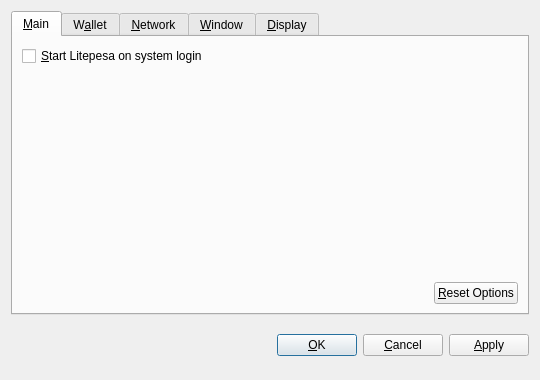
<?xml version="1.0" encoding="UTF-8"?>
<ui version="4.0">
 <class>OptionsDialog</class>
 <widget class="QDialog" name="OptionsDialog">
  <property name="geometry">
   <rect>
    <x>0</x>
    <y>0</y>
    <width>540</width>
    <height>380</height>
   </rect>
  </property>
  <property name="windowTitle">
   <string>Options</string>
  </property>
  <property name="modal">
   <bool>true</bool>
  </property>
  <layout class="QVBoxLayout" name="verticalLayout">
   <item>
    <widget class="QTabWidget" name="tabWidget">
     <property name="tabPosition">
      <enum>QTabWidget::North</enum>
     </property>
     <property name="currentIndex">
      <number>0</number>
     </property>
     <widget class="QWidget" name="tabMain">
      <attribute name="title">
       <string>&amp;Main</string>
      </attribute>
      <layout class="QVBoxLayout" name="verticalLayout_Main">
       <item>
        <widget class="QCheckBox" name="bitcoinAtStartup">
         <property name="toolTip">
          <string>Automatically start Litepesa after logging in to the system.</string>
         </property>
         <property name="text">
          <string>&amp;Start Litepesa on system login</string>
         </property>
        </widget>
       </item>
       <item>
        <spacer name="verticalSpacer_Main">
         <property name="orientation">
          <enum>Qt::Vertical</enum>
         </property>
         <property name="sizeHint" stdset="0">
          <size>
           <width>20</width>
           <height>40</height>
          </size>
         </property>
        </spacer>
       </item>
       <item>
        <layout class="QHBoxLayout" name="horizontalLayout_2_Main">
         <item>
          <spacer name="horizontalSpacer_2_Main">
           <property name="orientation">
            <enum>Qt::Horizontal</enum>
           </property>
           <property name="sizeHint" stdset="0">
            <size>
             <width>40</width>
             <height>20</height>
            </size>
           </property>
          </spacer>
         </item>
         <item>
          <widget class="QPushButton" name="resetButton">
           <property name="toolTip">
            <string>Reset all client options to default.</string>
           </property>
           <property name="text">
            <string>&amp;Reset Options</string>
           </property>
           <property name="autoDefault">
            <bool>false</bool>
           </property>
          </widget>
         </item>
        </layout>
       </item>
      </layout>
     </widget>
     <widget class="QWidget" name="tabWallet">
      <attribute name="title">
       <string>W&amp;allet</string>
      </attribute>
      <layout class="QVBoxLayout" name="verticalLayout_Network">
       <item>
        <widget class="QLabel" name="transactionFeeInfoLabel">
         <property name="text">
          <string>Optional transaction fee per kB that helps make sure your transactions are processed quickly. Most transactions are 1 kB.</string>
         </property>
         <property name="textFormat">
          <enum>Qt::PlainText</enum>
         </property>
         <property name="wordWrap">
          <bool>true</bool>
         </property>
        </widget>
       </item>
       <item>
        <layout class="QHBoxLayout" name="horizontalLayout_1_Main">
         <item>
          <widget class="QLabel" name="transactionFeeLabel">
           <property name="text">
            <string>Pay transaction &amp;fee</string>
           </property>
           <property name="textFormat">
            <enum>Qt::PlainText</enum>
           </property>
           <property name="buddy">
            <cstring>transactionFee</cstring>
           </property>
          </widget>
         </item>
         <item>
          <widget class="BitcoinAmountField" name="transactionFee"/>
         </item>
         <item>
          <spacer name="horizontalSpacer_1_Main">
           <property name="orientation">
            <enum>Qt::Horizontal</enum>
           </property>
           <property name="sizeHint" stdset="0">
            <size>
             <width>40</width>
             <height>20</height>
            </size>
           </property>
          </spacer>
         </item>
        </layout>
       </item>
       <item>
        <widget class="QLabel" name="label">
         <property name="text">
          <string>If you disable the spending of unconfirmed change, the change from a transaction cannot be used until that transaction has at least one confirmation. This also affects how your balance is computed.</string>
         </property>
         <property name="wordWrap">
          <bool>true</bool>
         </property>
        </widget>
       </item>
       <item>
        <widget class="QCheckBox" name="spendZeroConfChange">
         <property name="text">
          <string>Spend unconfirmed change  (experts only)</string>
         </property>
        </widget>
       </item>
       <item>
        <spacer name="verticalSpacer">
         <property name="orientation">
          <enum>Qt::Vertical</enum>
         </property>
         <property name="sizeHint" stdset="0">
          <size>
           <width>20</width>
           <height>40</height>
          </size>
         </property>
        </spacer>
       </item>
      </layout>
     </widget>
     <widget class="QWidget" name="tabNetwork">
      <attribute name="title">
       <string>&amp;Network</string>
      </attribute>
      <layout class="QVBoxLayout" name="verticalLayout_Network">
       <item>
        <widget class="QCheckBox" name="mapPortUpnp">
         <property name="toolTip">
          <string>Automatically open the Litepesa client port on the router. This only works when your router supports UPnP and it is enabled.</string>
         </property>
         <property name="text">
          <string>Map port using &amp;UPnP</string>
         </property>
        </widget>
       </item>
       <item>
        <widget class="QCheckBox" name="connectSocks">
         <property name="toolTip">
          <string>Connect to the Litepesa network through a SOCKS proxy (e.g. when connecting through Tor).</string>
         </property>
         <property name="text">
          <string>&amp;Connect through SOCKS proxy:</string>
         </property>
        </widget>
       </item>
       <item>
        <layout class="QHBoxLayout" name="horizontalLayout_Network">
         <item>
          <widget class="QLabel" name="proxyIpLabel">
           <property name="text">
            <string>Proxy &amp;IP:</string>
           </property>
           <property name="textFormat">
            <enum>Qt::PlainText</enum>
           </property>
           <property name="buddy">
            <cstring>proxyIp</cstring>
           </property>
          </widget>
         </item>
         <item>
          <widget class="QValidatedLineEdit" name="proxyIp">
           <property name="maximumSize">
            <size>
             <width>140</width>
             <height>16777215</height>
            </size>
           </property>
           <property name="toolTip">
            <string>IP address of the proxy (e.g. 127.0.0.1)</string>
           </property>
          </widget>
         </item>
         <item>
          <widget class="QLabel" name="proxyPortLabel">
           <property name="text">
            <string>&amp;Port:</string>
           </property>
           <property name="textFormat">
            <enum>Qt::PlainText</enum>
           </property>
           <property name="buddy">
            <cstring>proxyPort</cstring>
           </property>
          </widget>
         </item>
         <item>
          <widget class="QLineEdit" name="proxyPort">
           <property name="maximumSize">
            <size>
             <width>55</width>
             <height>16777215</height>
            </size>
           </property>
           <property name="toolTip">
            <string>Port of the proxy (e.g. 9050)</string>
           </property>
          </widget>
         </item>
         <item>
          <widget class="QLabel" name="socksVersionLabel">
           <property name="text">
            <string>SOCKS &amp;Version:</string>
           </property>
           <property name="textFormat">
            <enum>Qt::PlainText</enum>
           </property>
           <property name="buddy">
            <cstring>socksVersion</cstring>
           </property>
          </widget>
         </item>
         <item>
          <widget class="QValueComboBox" name="socksVersion">
           <property name="toolTip">
            <string>SOCKS version of the proxy (e.g. 5)</string>
           </property>
          </widget>
         </item>
         <item>
          <spacer name="horizontalSpacer_Network">
           <property name="orientation">
            <enum>Qt::Horizontal</enum>
           </property>
           <property name="sizeHint" stdset="0">
            <size>
             <width>40</width>
             <height>20</height>
            </size>
           </property>
          </spacer>
         </item>
        </layout>
       </item>
       <item>
        <spacer name="verticalSpacer_Network">
         <property name="orientation">
          <enum>Qt::Vertical</enum>
         </property>
         <property name="sizeHint" stdset="0">
          <size>
           <width>20</width>
           <height>40</height>
          </size>
         </property>
        </spacer>
       </item>
      </layout>
     </widget>
     <widget class="QWidget" name="tabWindow">
      <attribute name="title">
       <string>&amp;Window</string>
      </attribute>
      <layout class="QVBoxLayout" name="verticalLayout_Window">
       <item>
        <widget class="QCheckBox" name="minimizeToTray">
         <property name="toolTip">
          <string>Show only a tray icon after minimizing the window.</string>
         </property>
         <property name="text">
          <string>&amp;Minimize to the tray instead of the taskbar</string>
         </property>
        </widget>
       </item>
       <item>
        <widget class="QCheckBox" name="minimizeOnClose">
         <property name="toolTip">
          <string>Minimize instead of exit the application when the window is closed. When this option is enabled, the application will be closed only after selecting Quit in the menu.</string>
         </property>
         <property name="text">
          <string>M&amp;inimize on close</string>
         </property>
        </widget>
       </item>
       <item>
        <spacer name="verticalSpacer_Window">
         <property name="orientation">
          <enum>Qt::Vertical</enum>
         </property>
         <property name="sizeHint" stdset="0">
          <size>
           <width>20</width>
           <height>40</height>
          </size>
         </property>
        </spacer>
       </item>
      </layout>
     </widget>
     <widget class="QWidget" name="tabDisplay">
      <attribute name="title">
       <string>&amp;Display</string>
      </attribute>
      <layout class="QVBoxLayout" name="verticalLayout_Display">
       <item>
        <layout class="QHBoxLayout" name="horizontalLayout_1_Display">
         <item>
          <widget class="QLabel" name="langLabel">
           <property name="text">
            <string>User Interface &amp;language:</string>
           </property>
           <property name="textFormat">
            <enum>Qt::PlainText</enum>
           </property>
           <property name="buddy">
            <cstring>lang</cstring>
           </property>
          </widget>
         </item>
         <item>
          <widget class="QValueComboBox" name="lang">
           <property name="toolTip">
            <string>The user interface language can be set here. This setting will take effect after restarting Litepesa.</string>
           </property>
          </widget>
         </item>
        </layout>
       </item>
       <item>
        <layout class="QHBoxLayout" name="horizontalLayout_2_Display">
         <item>
          <widget class="QLabel" name="unitLabel">
           <property name="text">
            <string>&amp;Unit to show amounts in:</string>
           </property>
           <property name="textFormat">
            <enum>Qt::PlainText</enum>
           </property>
           <property name="buddy">
            <cstring>unit</cstring>
           </property>
          </widget>
         </item>
         <item>
          <widget class="QValueComboBox" name="unit">
           <property name="toolTip">
            <string>Choose the default subdivision unit to show in the interface and when sending coins.</string>
           </property>
          </widget>
         </item>
        </layout>
       </item>
       <item>
        <widget class="QCheckBox" name="displayAddresses">
         <property name="toolTip">
          <string>Whether to show Litepesa addresses in the transaction list or not.</string>
         </property>
         <property name="text">
          <string>&amp;Display addresses in transaction list</string>
         </property>
        </widget>
       </item>
       <item>
        <widget class="QCheckBox" name="coinControlFeatures">
         <property name="toolTip">
          <string>Whether to show coin control features or not.</string>
         </property>
         <property name="text">
          <string>Display coin &amp;control features (experts only!)</string>
         </property>
        </widget>
       </item>
       <item>
        <spacer name="verticalSpacer_Display">
         <property name="orientation">
          <enum>Qt::Vertical</enum>
         </property>
         <property name="sizeHint" stdset="0">
          <size>
           <width>20</width>
           <height>40</height>
          </size>
         </property>
        </spacer>
       </item>
      </layout>
     </widget>
    </widget>
   </item>
   <item>
    <layout class="QHBoxLayout" name="horizontalLayout_Buttons">
     <item>
      <spacer name="horizontalSpacer_1">
       <property name="orientation">
        <enum>Qt::Horizontal</enum>
       </property>
       <property name="sizeHint" stdset="0">
        <size>
         <width>40</width>
         <height>48</height>
        </size>
       </property>
      </spacer>
     </item>
     <item>
      <widget class="QLabel" name="statusLabel">
       <property name="font">
        <font>
         <weight>75</weight>
         <bold>true</bold>
        </font>
       </property>
       <property name="text">
        <string/>
       </property>
       <property name="textFormat">
        <enum>Qt::PlainText</enum>
       </property>
       <property name="wordWrap">
        <bool>true</bool>
       </property>
      </widget>
     </item>
     <item>
      <spacer name="horizontalSpacer_2">
       <property name="orientation">
        <enum>Qt::Horizontal</enum>
       </property>
       <property name="sizeHint" stdset="0">
        <size>
         <width>40</width>
         <height>48</height>
        </size>
       </property>
      </spacer>
     </item>
     <item>
      <widget class="QPushButton" name="okButton">
       <property name="text">
        <string>&amp;OK</string>
       </property>
      </widget>
     </item>
     <item>
      <widget class="QPushButton" name="cancelButton">
       <property name="text">
        <string>&amp;Cancel</string>
       </property>
       <property name="autoDefault">
        <bool>false</bool>
       </property>
      </widget>
     </item>
     <item>
      <widget class="QPushButton" name="applyButton">
       <property name="text">
        <string>&amp;Apply</string>
       </property>
       <property name="autoDefault">
        <bool>false</bool>
       </property>
      </widget>
     </item>
    </layout>
   </item>
  </layout>
 </widget>
 <customwidgets>
  <customwidget>
   <class>BitcoinAmountField</class>
   <extends>QSpinBox</extends>
   <header>bitcoinamountfield.h</header>
  </customwidget>
  <customwidget>
   <class>QValueComboBox</class>
   <extends>QComboBox</extends>
   <header>qvaluecombobox.h</header>
  </customwidget>
  <customwidget>
   <class>QValidatedLineEdit</class>
   <extends>QLineEdit</extends>
   <header>qvalidatedlineedit.h</header>
  </customwidget>
 </customwidgets>
 <resources/>
 <connections/>
</ui>
